Frame 1 (no input): blank canvas, image omitted
Frame 60 (no input): blank canvas, image omitted
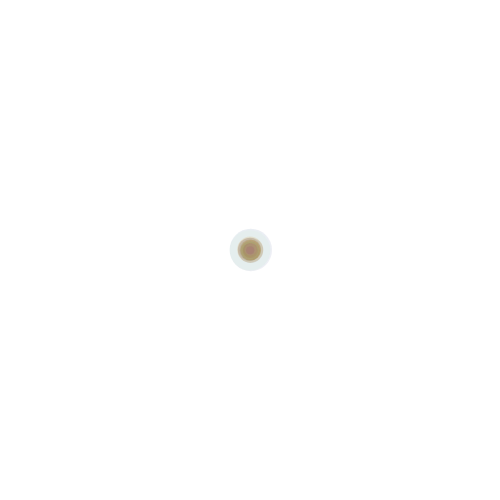
Frame 120 (the mouse pressed at the canvas centre since frame 60)

The p5.js sketch whose frames 1 and 60 were blank and that drew this single picture after the mouse press (run headless with seeded random() and noise() and a simulated clock; from frame 60 on, the mouse is pressed at the canvas centre):

// p5.js sketch
// ── sketch.js
let trail = [];

function setup() {
  createCanvas(500, 500);
  noStroke();
}

function draw() {
  background(255);
  
  // Draw the trail
  for (let i = 0; i < trail.length; i++) {
    let transparency = map(i, 0, trail.length, 255, 0);
    fill(trail[i].color[0], trail[i].color[1], trail[i].color[2], transparency);
    
    // Apply random movement effect
    let x = trail[i].x + random(-1, 1);
    let y = trail[i].y + random(-1, 1);
    
    ellipse(x, y, trail[i].size, trail[i].size);
    
    // Decrease the size over time
    trail[i].size *= 0.95;
  }
  
  // If mouse is pressed, add a new element to the trail
  if (mouseIsPressed) {
    let color = [random(0, 255), random(0, 255), random(0, 255)];
    trail.push({x: mouseX, y: mouseY, size: random(10, 50), color: color});
    
    // Limit the trail length
    if (trail.length > 50) {
      trail.splice(0, 1);
    }
  }
  
  // Remove circles that have become too small
  trail = trail.filter(circle => circle.size > 1);
}

function windowResized() {
  resizeCanvas(windowWidth, windowHeight);
}
